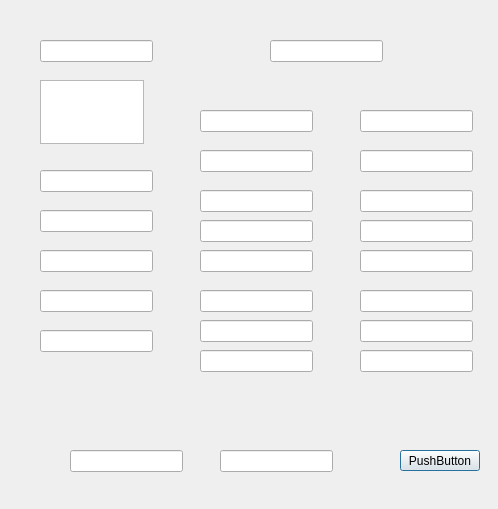
<?xml version="1.0" encoding="UTF-8"?>
<ui version="4.0">
 <class>AddGameDialog</class>
 <widget class="QDialog" name="AddGameDialog">
  <property name="geometry">
   <rect>
    <x>0</x>
    <y>0</y>
    <width>498</width>
    <height>509</height>
   </rect>
  </property>
  <property name="windowTitle">
   <string>Dialog</string>
  </property>
  <widget class="QLineEdit" name="nameEdit">
   <property name="geometry">
    <rect>
     <x>40</x>
     <y>40</y>
     <width>113</width>
     <height>22</height>
    </rect>
   </property>
   <property name="text">
    <string/>
   </property>
  </widget>
  <widget class="QTextEdit" name="descriptionEdit">
   <property name="geometry">
    <rect>
     <x>40</x>
     <y>80</y>
     <width>104</width>
     <height>64</height>
    </rect>
   </property>
  </widget>
  <widget class="QLineEdit" name="genreEdit">
   <property name="geometry">
    <rect>
     <x>40</x>
     <y>170</y>
     <width>113</width>
     <height>22</height>
    </rect>
   </property>
  </widget>
  <widget class="QLineEdit" name="platformEdit">
   <property name="geometry">
    <rect>
     <x>40</x>
     <y>210</y>
     <width>113</width>
     <height>22</height>
    </rect>
   </property>
  </widget>
  <widget class="QLineEdit" name="ratingEdit">
   <property name="geometry">
    <rect>
     <x>40</x>
     <y>250</y>
     <width>113</width>
     <height>22</height>
    </rect>
   </property>
  </widget>
  <widget class="QLineEdit" name="releaseDateEdit">
   <property name="geometry">
    <rect>
     <x>40</x>
     <y>290</y>
     <width>113</width>
     <height>22</height>
    </rect>
   </property>
  </widget>
  <widget class="QLineEdit" name="developerEdit">
   <property name="geometry">
    <rect>
     <x>40</x>
     <y>330</y>
     <width>113</width>
     <height>22</height>
    </rect>
   </property>
  </widget>
  <widget class="QLineEdit" name="countryEdit">
   <property name="geometry">
    <rect>
     <x>270</x>
     <y>40</y>
     <width>113</width>
     <height>22</height>
    </rect>
   </property>
  </widget>
  <widget class="QLineEdit" name="minOsEdit">
   <property name="geometry">
    <rect>
     <x>200</x>
     <y>110</y>
     <width>113</width>
     <height>22</height>
    </rect>
   </property>
  </widget>
  <widget class="QLineEdit" name="minProcessorEdit">
   <property name="geometry">
    <rect>
     <x>200</x>
     <y>150</y>
     <width>113</width>
     <height>22</height>
    </rect>
   </property>
  </widget>
  <widget class="QLineEdit" name="minRamEdit">
   <property name="geometry">
    <rect>
     <x>200</x>
     <y>190</y>
     <width>113</width>
     <height>22</height>
    </rect>
   </property>
  </widget>
  <widget class="QLineEdit" name="minGraphicsEdit">
   <property name="geometry">
    <rect>
     <x>200</x>
     <y>220</y>
     <width>113</width>
     <height>22</height>
    </rect>
   </property>
  </widget>
  <widget class="QLineEdit" name="minDirectXEdit">
   <property name="geometry">
    <rect>
     <x>200</x>
     <y>250</y>
     <width>113</width>
     <height>22</height>
    </rect>
   </property>
  </widget>
  <widget class="QLineEdit" name="minNetworkEdit">
   <property name="geometry">
    <rect>
     <x>200</x>
     <y>290</y>
     <width>113</width>
     <height>22</height>
    </rect>
   </property>
  </widget>
  <widget class="QLineEdit" name="minDiskSpaceEdit">
   <property name="geometry">
    <rect>
     <x>200</x>
     <y>320</y>
     <width>113</width>
     <height>22</height>
    </rect>
   </property>
  </widget>
  <widget class="QLineEdit" name="minAdditionalEdit">
   <property name="geometry">
    <rect>
     <x>200</x>
     <y>350</y>
     <width>113</width>
     <height>22</height>
    </rect>
   </property>
  </widget>
  <widget class="QLineEdit" name="recGraphicsEdit">
   <property name="geometry">
    <rect>
     <x>360</x>
     <y>220</y>
     <width>113</width>
     <height>22</height>
    </rect>
   </property>
  </widget>
  <widget class="QLineEdit" name="recDiskSpaceEdit">
   <property name="geometry">
    <rect>
     <x>360</x>
     <y>320</y>
     <width>113</width>
     <height>22</height>
    </rect>
   </property>
  </widget>
  <widget class="QLineEdit" name="recOsEdit">
   <property name="geometry">
    <rect>
     <x>360</x>
     <y>110</y>
     <width>113</width>
     <height>22</height>
    </rect>
   </property>
  </widget>
  <widget class="QLineEdit" name="recAdditionalEdit">
   <property name="geometry">
    <rect>
     <x>360</x>
     <y>350</y>
     <width>113</width>
     <height>22</height>
    </rect>
   </property>
  </widget>
  <widget class="QLineEdit" name="recRamEdit">
   <property name="geometry">
    <rect>
     <x>360</x>
     <y>190</y>
     <width>113</width>
     <height>22</height>
    </rect>
   </property>
  </widget>
  <widget class="QLineEdit" name="recProcessorEdit">
   <property name="geometry">
    <rect>
     <x>360</x>
     <y>150</y>
     <width>113</width>
     <height>22</height>
    </rect>
   </property>
  </widget>
  <widget class="QLineEdit" name="recDirectXEdit">
   <property name="geometry">
    <rect>
     <x>360</x>
     <y>250</y>
     <width>113</width>
     <height>22</height>
    </rect>
   </property>
  </widget>
  <widget class="QLineEdit" name="recNetworkEdit">
   <property name="geometry">
    <rect>
     <x>360</x>
     <y>290</y>
     <width>113</width>
     <height>22</height>
    </rect>
   </property>
  </widget>
  <widget class="QLineEdit" name="videoIdEdit">
   <property name="geometry">
    <rect>
     <x>70</x>
     <y>450</y>
     <width>113</width>
     <height>22</height>
    </rect>
   </property>
  </widget>
  <widget class="QLineEdit" name="imagePathEdit">
   <property name="geometry">
    <rect>
     <x>220</x>
     <y>450</y>
     <width>113</width>
     <height>22</height>
    </rect>
   </property>
  </widget>
  <widget class="QPushButton" name="saveButton">
   <property name="geometry">
    <rect>
     <x>400</x>
     <y>450</y>
     <width>80</width>
     <height>21</height>
    </rect>
   </property>
   <property name="text">
    <string>PushButton</string>
   </property>
  </widget>
 </widget>
 <resources/>
 <connections/>
</ui>
